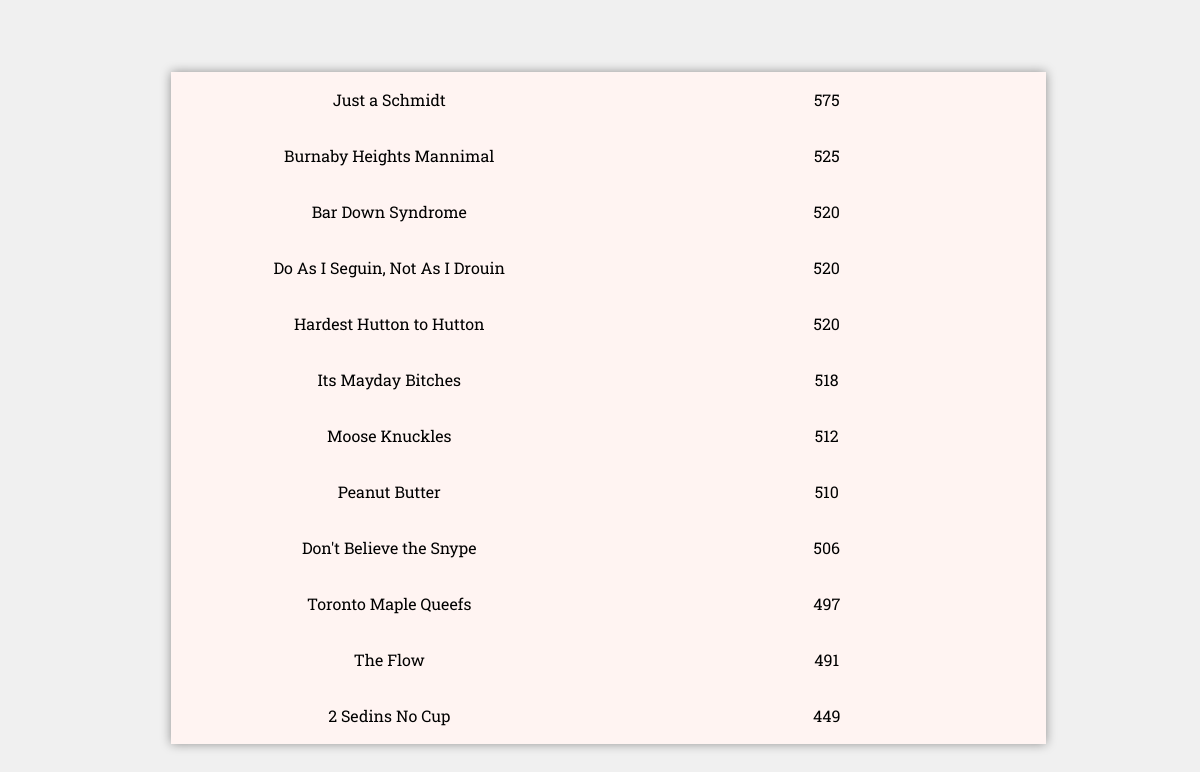
Before: / with the older database file.
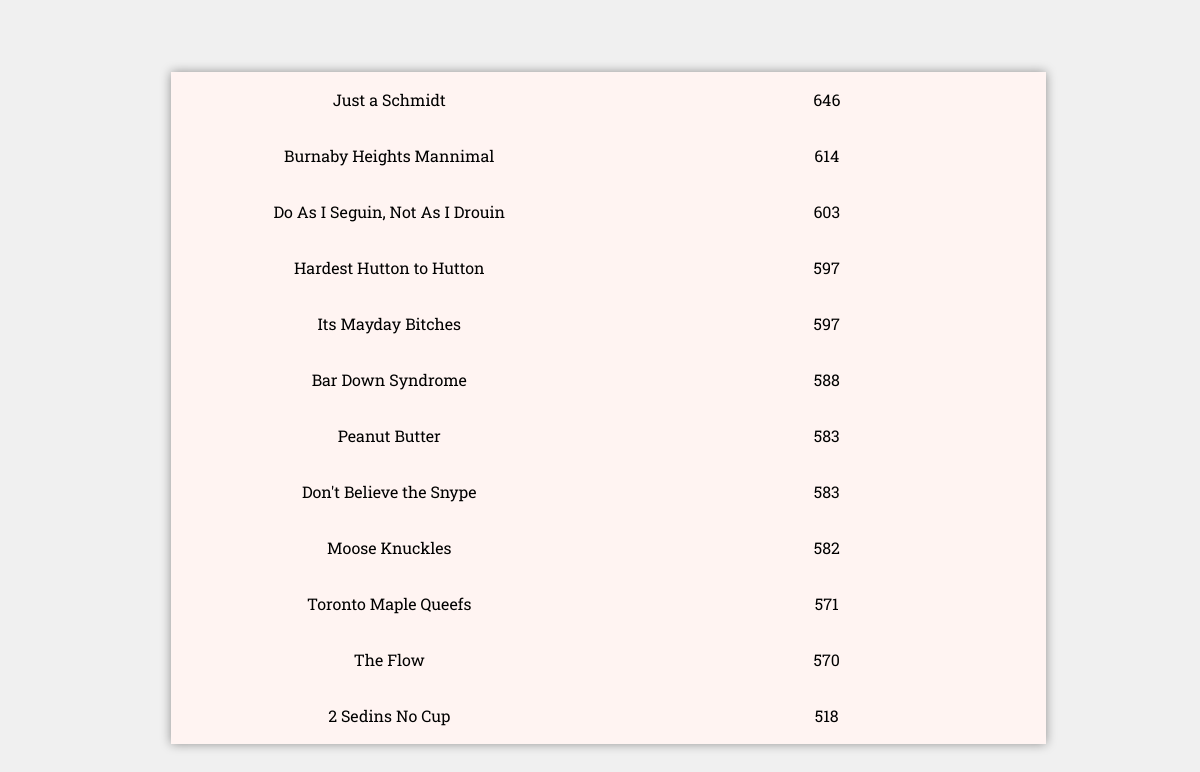
After: the same page with the newer database file.
### Scraper/models.py (models this page shows)
class FantasyTeam(models.Model):
    name = models.CharField(max_length=50)
    team_id = models.IntegerField(default=0)
    games_played_center = models.IntegerField(default=0)
    games_played_left_wing = models.IntegerField(default=0)
    games_played_right_wing = models.IntegerField(default=0)
    games_played_defense = models.IntegerField(default=0)
    games_played_goalie = models.IntegerField(default=0)
    games_played_utility = models.IntegerField(default=0)
    players_last_scraped = models.DateTimeField(default=datetime(1992, 4, 20))
    objects = models.Manager()
    scraper_manager = FantasyTeamScraperManager()
    @property
    def total_games_played(self):
        return self.games_played_center + self.games_played_left_wing + self.games_played_right_wing + \
               self.games_played_defense + self.games_played_goalie + self.games_played_utility

### TeamList/views.py (the view)
# urls.py: url(r'^$', views.view_fantasy_teams, name='view_fantasy_teams'),
@require_http_methods(["GET"])
def view_fantasy_teams(request):
    scrape_fantasy_teams_if_necessary(request)
    all_teams = sorted(list(FantasyTeam.objects.all()), key=lambda x: x.total_games_played, reverse=True)
    context = {"teams": [(team, i) for i, team in enumerate(all_teams)]}
    template = loader.get_template('TeamList/TeamList.html')
    return HttpResponse(template.render(context, request))

### Scraper/models.py (called while the page is built)
    def get_last_scraped(self):
        return self.last_scraped

    def set_last_scraped(self):
        self.last_scraped = datetime.now()

### Scraper/views.py (called while the page is built)
def scrape_fantasy_teams_if_necessary(request):
    delta = datetime.now() - FantasyTeam.scraper_manager.get_last_scraped()
    if delta.seconds > settings.SECONDS_BETWEEN_FANTASY_TEAM_SCRAPE:
        scrape_games_played_for_fantasy_teams(request)

### TeamList/templates/TeamList/TeamList.html
<html>
  {% include "Core/head.html" %}
  {% load static %}
  <link href="{% static 'TeamList/assets/css/TeamList.css' %}" rel="stylesheet" type="text/css">
  <body>
    <div class="frame TeamListFrame">
    {% for team in teams %}
      <a class="team_name_{{ team.1 }} button" href='/clubhouse/view_team/{{ team.0.team_id }}'>
        {{ team.0.name }}
      </a>
      <div class="team_gp_{{ team.1 }}">
        {{ team.0.total_games_played }}
      </div>
    {% endfor %}
    </div>
  </body>
</html>

### core/templates/Core/head.html (shortened to what this page needs)
{% load static %}
<head>
    <link href="{% static 'core/assets/css/global.css' %}" rel="stylesheet" type="text/css">
</head>

### core/static/core/assets/css/global.css (style rules this page uses)
html { font-family: 'Roboto Slab', serif; height: 100%; background: rgb(240, 240, 240) }
body { align-items: center; display: grid; grid-template-columns: 1fr minmax(250px, 10%) minmax(125px, 10%) minmax(125px, 10%) minmax(125px, 10%) minmax(125px, 10%) minmax(125px, 10%) 1fr; grid-template-rows: 1fr minmax(600px, 84%) 1fr; justify-items: stretch; height: 100%; width: 100%; }
a { color: inherit; text-decoration: inherit; }
.frame { background: #FFF4F2; grid-row-start: 2; grid-row-end: 3; box-shadow: 0 0 10px 0 rgba(0, 0, 0, 0.4); height: 100%; width: 100%; display: grid; align-items: center; justify-items: stretch; }
.button { cursor: pointer; }

### TeamList/static/TeamList/assets/css/TeamList.css (style rules this page uses)
.TeamListFrame { grid-column-start: 2; grid-column-end: 8; grid-template-columns: 1fr 1fr; grid-template-rows: repeat(12, 8.33333%); }
.team_name_0 { place-self: center; grid-column-start: 1; grid-column-end: 2; grid-row-start: 1; grid-row-end: 2; }
.team_name_1 { place-self: center; grid-column-start: 1; grid-column-end: 2; grid-row-start: 2; grid-row-end: 3; }
.team_name_2 { place-self: center; grid-column-start: 1; grid-column-end: 2; grid-row-start: 3; grid-row-end: 4; }
.team_name_3 { place-self: center; grid-column-start: 1; grid-column-end: 2; grid-row-start: 4; grid-row-end: 5; }
.team_name_4 { place-self: center; grid-column-start: 1; grid-column-end: 2; grid-row-start: 5; grid-row-end: 6; }
.team_name_5 { place-self: center; grid-column-start: 1; grid-column-end: 2; grid-row-start: 6; grid-row-end: 7; }
.team_name_6 { place-self: center; grid-column-start: 1; grid-column-end: 2; grid-row-start: 7; grid-row-end: 8; }
.team_name_7 { place-self: center; grid-column-start: 1; grid-column-end: 2; grid-row-start: 8; grid-row-end: 9; }
.team_name_8 { place-self: center; grid-column-start: 1; grid-column-end: 2; grid-row-start: 9; grid-row-end: 10; }
.team_name_9 { place-self: center; grid-column-start: 1; grid-column-end: 2; grid-row-start: 10; grid-row-end: 11; }
.team_name_10 { place-self: center; grid-column-start: 1; grid-column-end: 2; grid-row-start: 11; grid-row-end: 12; }
.team_name_11 { place-self: center; grid-column-start: 1; grid-column-end: 2; grid-row-start: 12; grid-row-end: 13; }
.team_gp_0 { place-self: center; grid-column-start: 2; grid-column-end: 3; grid-row-start: 1; grid-row-end: 2; }
.team_gp_1 { place-self: center; grid-column-start: 2; grid-column-end: 3; grid-row-start: 2; grid-row-end: 3; }
.team_gp_2 { place-self: center; grid-column-start: 2; grid-column-end: 3; grid-row-start: 3; grid-row-end: 4; }
.team_gp_3 { place-self: center; grid-column-start: 2; grid-column-end: 3; grid-row-start: 4; grid-row-end: 5; }
.team_gp_4 { place-self: center; grid-column-start: 2; grid-column-end: 3; grid-row-start: 5; grid-row-end: 6; }
.team_gp_5 { place-self: center; grid-column-start: 2; grid-column-end: 3; grid-row-start: 6; grid-row-end: 7; }
.team_gp_6 { place-self: center; grid-column-start: 2; grid-column-end: 3; grid-row-start: 7; grid-row-end: 8; }
.team_gp_7 { place-self: center; grid-column-start: 2; grid-column-end: 3; grid-row-start: 8; grid-row-end: 9; }
.team_gp_8 { place-self: center; grid-column-start: 2; grid-column-end: 3; grid-row-start: 9; grid-row-end: 10; }
.team_gp_9 { place-self: center; grid-column-start: 2; grid-column-end: 3; grid-row-start: 10; grid-row-end: 11; }
.team_gp_10 { place-self: center; grid-column-start: 2; grid-column-end: 3; grid-row-start: 11; grid-row-end: 12; }
.team_gp_11 { place-self: center; grid-column-start: 2; grid-column-end: 3; grid-row-start: 12; grid-row-end: 13; }

Changed rows visible on the page:
changed FantasyTeam "Just a Schmidt": games_played_center+games_played_left_wing+games_played_right_wing "575" → "646"
changed FantasyTeam "Burnaby Heights Mannimal": games_played_center+games_played_left_wing+games_played_right_wing "525" → "614"
changed FantasyTeam "Do As I Seguin, Not As I Drouin": games_played_center+games_played_left_wing+games_played_right_wing "520" → "603"
changed FantasyTeam "Hardest Hutton to Hutton": games_played_center+games_played_left_wing+games_played_right_wing "520" → "597"
changed FantasyTeam "Its Mayday Bitches": games_played_center+games_played_left_wing+games_played_right_wing "518" → "597"
changed FantasyTeam "Bar Down Syndrome": games_played_center+games_played_left_wing+games_played_right_wing "520" → "588"; moves down the list
changed FantasyTeam "Peanut Butter": games_played_center+games_played_left_wing+games_played_right_wing "510" → "583"
changed FantasyTeam "Don't Believe the Snype": games_played_center+games_played_left_wing+games_played_right_wing "506" → "583"
changed FantasyTeam "Moose Knuckles": games_played_center+games_played_left_wing+games_played_right_wing "512" → "582"; moves down the list
changed FantasyTeam "Toronto Maple Queefs": games_played_center+games_played_left_wing+games_played_right_wing "497" → "571"
changed FantasyTeam "The Flow": games_played_center+games_played_left_wing+games_played_right_wing "491" → "570"
changed FantasyTeam "2 Sedins No Cup": games_played_center+games_played_left_wing+games_played_right_wing "449" → "518"
